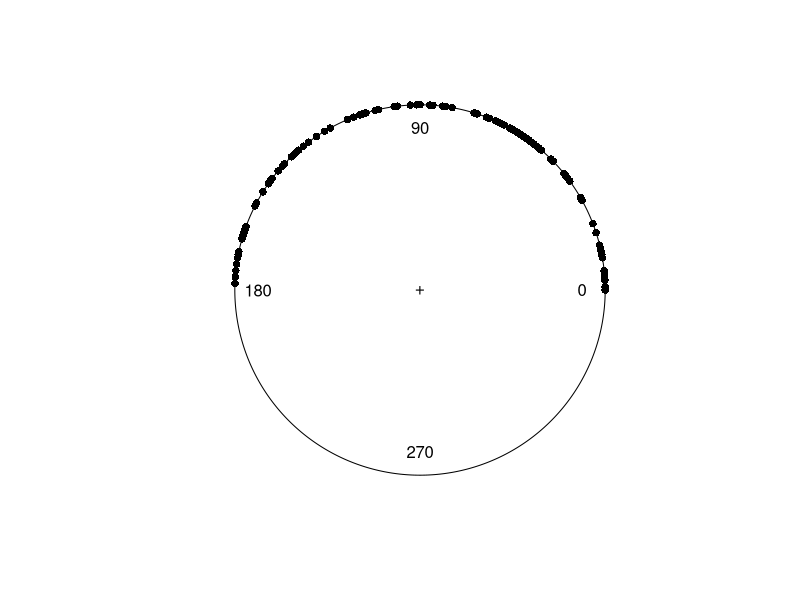

Source code (R):
library(circular)


### Name: fisherB2
### Title: B.2 Measurements of long-axis orientation of 133 feldspar laths
###   in basalt
### Aliases: fisherB2 fisherB2c
### Keywords: datasets

### ** Examples

data(fisherB2c)
plot(fisherB2c)
